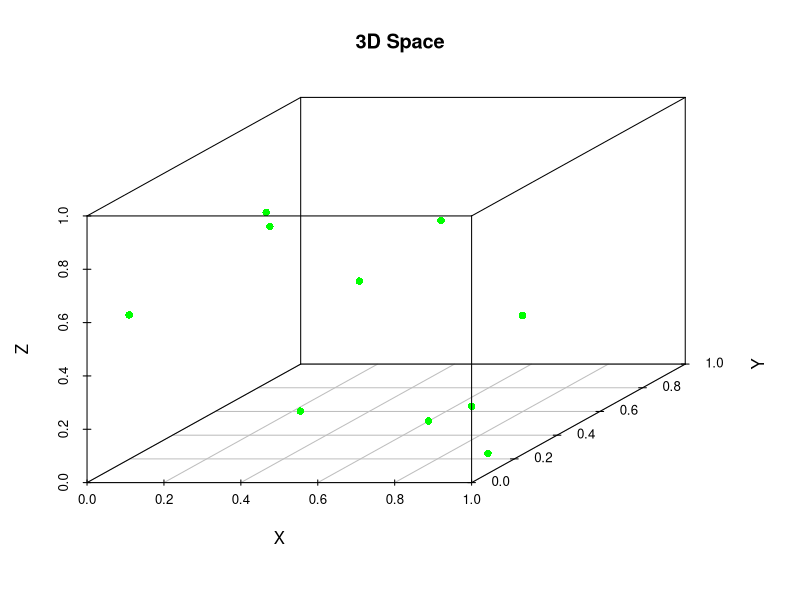
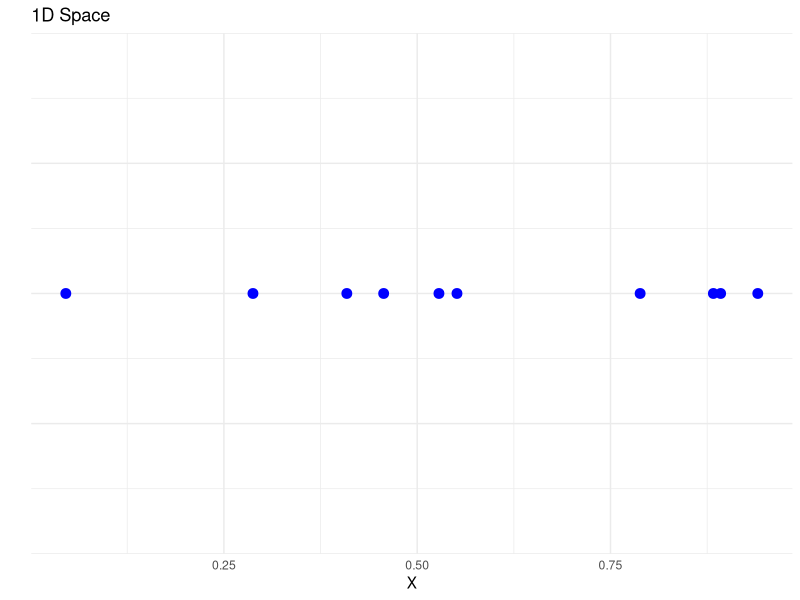
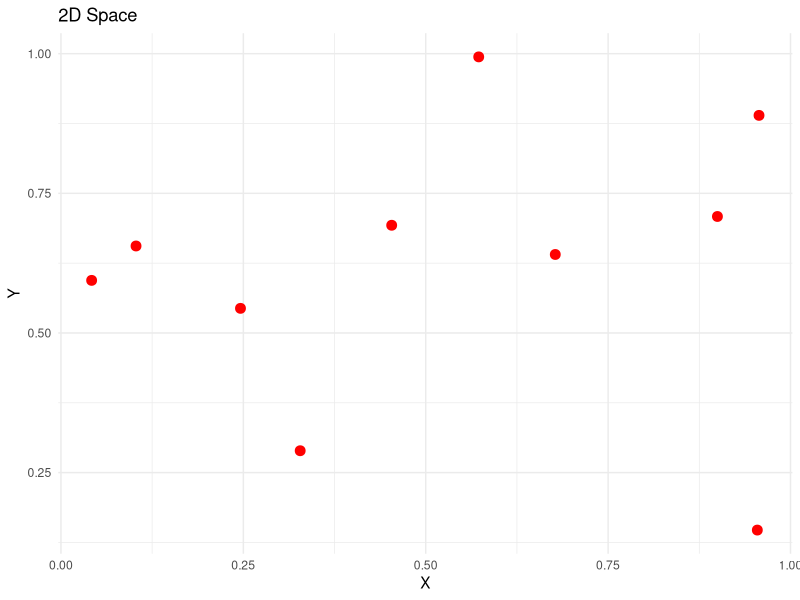

Recreate these plots in R, in order. (Note: this script raises an error after producing the figures.)
## ---- chunk 1
# Load necessary libraries
library(ggplot2)
library(scatterplot3d)

# Set seed for reproducibility
set.seed(123)

# Number of points
n_points <- 10

# 1D: Generate random points on a line
points_1d <- data.frame(x = runif(n_points, 0, 1))

# 2D: Generate random points on a 2D plane
points_2d <- data.frame(x = runif(n_points, 0, 1), 
                        y = runif(n_points, 0, 1))

# 3D: Generate random points in a 3D space
points_3d <- data.frame(x = runif(n_points, 0, 1), 
                        y = runif(n_points, 0, 1), 
                        z = runif(n_points, 0, 1))

# Plot 1D
p1 <- ggplot(points_1d, aes(x = x, y = rep(0, n_points))) + 
  geom_point(size = 3, color = 'blue') +
  xlab("X") + ylab("") +
  ggtitle("1D Space") + 
  theme_minimal() + 
  theme(axis.text.y = element_blank(),
        axis.ticks.y = element_blank())

# Plot 2D
p2 <- ggplot(points_2d, aes(x = x, y = y)) + 
  geom_point(size = 3, color = 'red') +
  xlab("X") + ylab("Y") +
  ggtitle("2D Space") + 
  theme_minimal()

# Plot 3D using scatterplot3d
# This directly generates the 3D plot without storing it as a variable
p3 <- scatterplot3d(points_3d$x, points_3d$y, points_3d$z, 
              pch = 16, color = "green", 
              xlab = "X", ylab = "Y", zlab = "Z",
              main = "3D Space")

# Display 1D and 2D plots separately
print(p1)
print(p2)
print(p3)
## ---- chunk 2
data("Ozone", package = "mlbench")
View(Ozone)
## ---- chunk 3
names(Ozone) <- c("Month", "Day_of_Month", "Day_of_Week", "Ozone", 
                        "Pressure", "Wind", "Humidity", "Temp1", "Temp2", 
                        "Inversion_Height", "Pressure_Gradient", 
                        "Inversion_Temp", "Visibility")

Ozone <- na.omit(Ozone)


nrow(data)
Ozone$Day_of_Month <- as.numeric(Ozone$Day_of_Month)
Ozone$Day_of_Week <- as.numeric((Ozone$Day_of_Week))
str(Ozone)
## ---- chunk 4
# Fit the full model with all variables
full_model <- lm(Ozone ~ ., data = Ozone)
## ---- chunk 5
# Perform backward stepwise selection
backward_model <- step(full_model, direction = "backward")
## ---- chunk 6
# Perform backward stepwise selection
backward_model <- step(full_model, direction = "backward")
## ---- chunk 7
# Use drop1() to test the effect of dropping each variable
drop1(full_model, test = "F")
## ---- chunk 8
# Fit the model with only significant variables
reduced_model <- lm(Ozone ~ Month + Humidity + Temp2, data = Ozone)

# View the summary of the reduced model
summary(reduced_model)
## ---- chunk 9
# Fit the GLM with significant variables
glm_gaussian <- glm(Ozone ~ Month + Humidity + Temp2, family = gaussian, data = Ozone)

# View the summary of the GLM
summary(glm_gaussian)
## ---- chunk 10
# Compare AIC of the GLM to the previous models (optional)
AIC(full_model, reduced_model, glm_model, glm_poisson)

## ---- chunk 11
# For example, fitting a Poisson GLM if Ozone levels were counts
glm_poisson <- glm(Ozone ~ Month + Humidity + Temp2, family = poisson, data = Ozone)
summary(glm_poisson)
## ---- chunk 12
# Fit a generalized linear model
full_model <- glm(Ozone ~ ., data = Ozone, family = gaussian())

# Perform backward stepwise selection
backward_model <- step(full_model, direction = "backward")
## ---- chunk 13
# Fit the linear model (lm)
lm_model <- lm(Ozone ~ ., data = Ozone)

# Fit the GLM model (for example, using Gamma family)
glm_model <- glm(Ozone ~ ., data = Ozone, family = Gamma(link = "log"))

# Compare AIC
AIC(lm_model, glm_model)

## ---- chunk 14
# Residual plot for lm model
plot(lm_model, which = 1)
## ---- chunk 15
# Perform backward stepwise selection
backward_model <- step(lm_model, direction = "backward")
# Perform backward stepwise selection
backward_model <- step(glm_model, direction = "backward")
